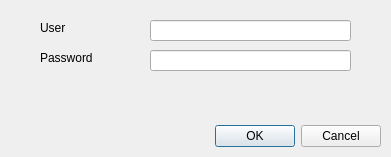
<?xml version="1.0" encoding="UTF-8"?>
<ui version="4.0">
 <class>AuthenticateDialog</class>
 <widget class="QDialog" name="AuthenticateDialog">
  <property name="geometry">
   <rect>
    <x>0</x>
    <y>0</y>
    <width>391</width>
    <height>157</height>
   </rect>
  </property>
  <property name="sizePolicy">
   <sizepolicy hsizetype="Fixed" vsizetype="Fixed">
    <horstretch>0</horstretch>
    <verstretch>0</verstretch>
   </sizepolicy>
  </property>
  <property name="minimumSize">
   <size>
    <width>391</width>
    <height>0</height>
   </size>
  </property>
  <property name="windowTitle">
   <string>Dialog</string>
  </property>
  <widget class="QDialogButtonBox" name="buttonBox">
   <property name="geometry">
    <rect>
     <x>80</x>
     <y>120</y>
     <width>301</width>
     <height>32</height>
    </rect>
   </property>
   <property name="orientation">
    <enum>Qt::Horizontal</enum>
   </property>
   <property name="standardButtons">
    <set>QDialogButtonBox::Cancel|QDialogButtonBox::Ok</set>
   </property>
  </widget>
  <widget class="QLineEdit" name="userLineEdit">
   <property name="geometry">
    <rect>
     <x>150</x>
     <y>20</y>
     <width>201</width>
     <height>21</height>
    </rect>
   </property>
  </widget>
  <widget class="QLineEdit" name="passwordLineEdit">
   <property name="geometry">
    <rect>
     <x>150</x>
     <y>50</y>
     <width>201</width>
     <height>21</height>
    </rect>
   </property>
   <property name="echoMode">
    <enum>QLineEdit::Password</enum>
   </property>
  </widget>
  <widget class="QLabel" name="label">
   <property name="geometry">
    <rect>
     <x>40</x>
     <y>20</y>
     <width>81</width>
     <height>16</height>
    </rect>
   </property>
   <property name="text">
    <string>User</string>
   </property>
  </widget>
  <widget class="QLabel" name="label_2">
   <property name="geometry">
    <rect>
     <x>40</x>
     <y>50</y>
     <width>81</width>
     <height>16</height>
    </rect>
   </property>
   <property name="text">
    <string>Password</string>
   </property>
  </widget>
 </widget>
 <resources/>
 <connections>
  <connection>
   <sender>buttonBox</sender>
   <signal>accepted()</signal>
   <receiver>AuthenticateDialog</receiver>
   <slot>accept()</slot>
   <hints>
    <hint type="sourcelabel">
     <x>248</x>
     <y>254</y>
    </hint>
    <hint type="destinationlabel">
     <x>157</x>
     <y>274</y>
    </hint>
   </hints>
  </connection>
  <connection>
   <sender>buttonBox</sender>
   <signal>rejected()</signal>
   <receiver>AuthenticateDialog</receiver>
   <slot>reject()</slot>
   <hints>
    <hint type="sourcelabel">
     <x>316</x>
     <y>260</y>
    </hint>
    <hint type="destinationlabel">
     <x>286</x>
     <y>274</y>
    </hint>
   </hints>
  </connection>
 </connections>
</ui>
